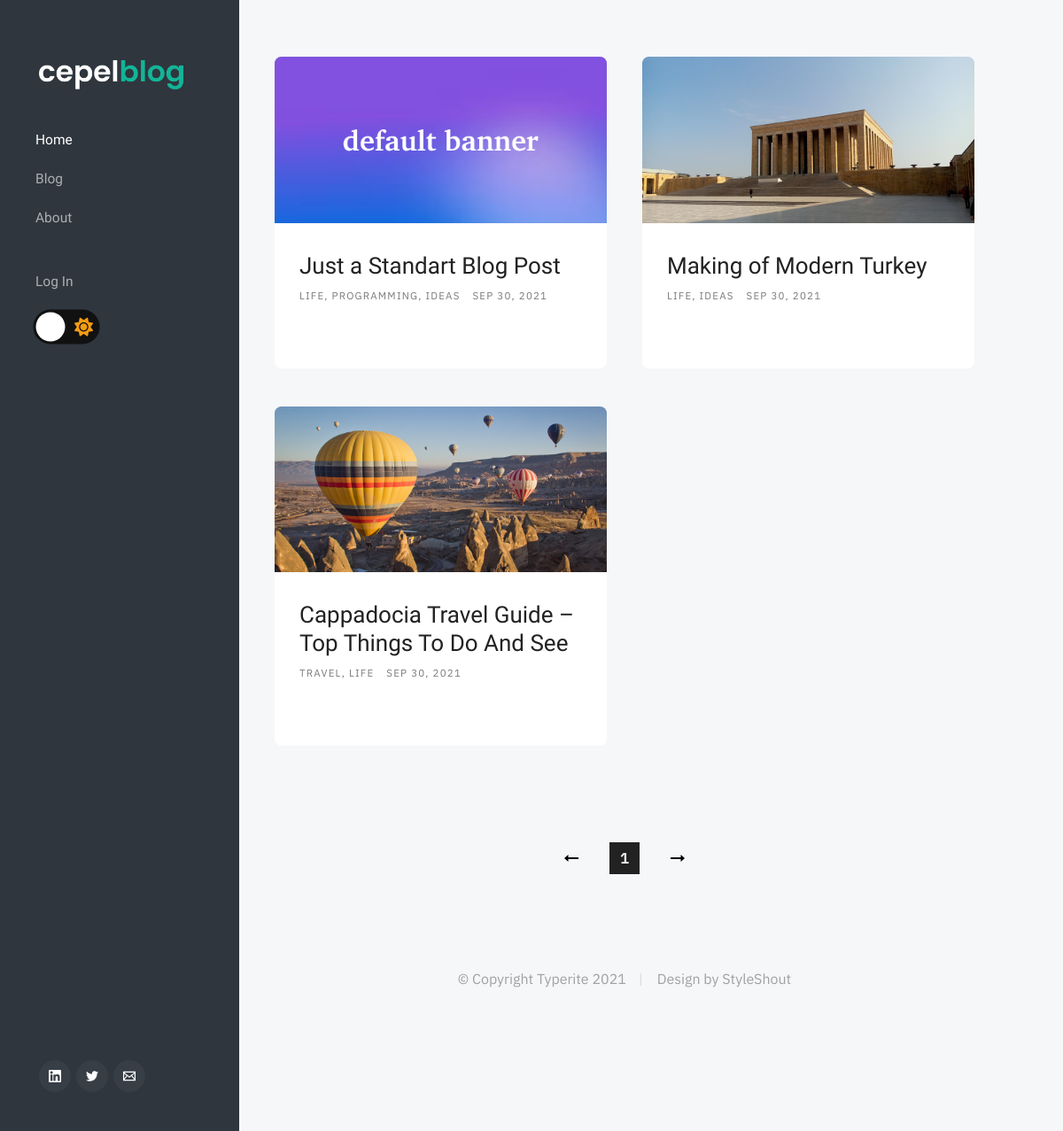
The page /blog/Life on the database its author committed.
### cepelblog/models.py (models this page shows, shortened)
class BlogPost(db.Model):
    __tablename__ = "blogposts"
    users = db.relationship('User')
    tags = db.relationship('Tag', secondary=tag_post_table)
    id = db.Column(db.Integer, primary_key=True)
    user_id = db.Column(db.Integer, db.ForeignKey('users.id'), nullable=True)
    banner_image = db.Column(db.String(64), nullable=False, default='default_banner.png')
    date = db.Column(db.DateTime, nullable=False, default=datetime.utcnow)
    title = db.Column(db.String(140), nullable=False)
    text = db.Column(db.Text, nullable=False)

class Tag(db.Model):
    __tablename__ = "tags"
    id = db.Column(db.Integer, primary_key=True)
    name = db.Column(db.String(64), unique=True)
    def __repr__(self):
        return self.name

### cepelblog/blog_posts/views.py (the view)
@blog_posts.route('/blog/<tag_name>')
def tag(tag_name):
    page = request.args.get('page', 1, type=int)
    blog_posts = BlogPost.query.join(tag_post_table).join(Tag)\
    .filter((tag_post_table.c.post_id == BlogPost.id) & (tag_post_table.c.tag_id == Tag.id) & (Tag.name == tag_name))\
    .order_by(BlogPost.date.desc())\
    .paginate(page=page, per_page=10, error_out=False)
    return render_template('tag_posts.html', blog_posts=blog_posts, tag_name=tag_name)

### cepelblog/templates/tag_posts.html (shortened to what this page needs)
{% extends "base.html" %}
{% block content %}
<div class="masonry">
    {% for post in blog_posts.items %}
    <article class="masonry__brick entry format-standard animate-this">
        <div class="entry__thumb">
            <a href="{{ url_for('blog_posts.blog_post', blog_post_id=post.id) }}" class="entry__thumb-link">
                <img src="{{ url_for('static', filename='blog_banners/'+post.banner_image) }}">
            </a>
        </div>
        <div class="entry__text">
            <div class="entry__header">
                <h2 class="entry__title">
                    <a href="{{ url_for('blog_posts.blog_post', blog_post_id=post.id) }}">
                        {{ post.title }}
                    </a>
                </h2>
                <div class="entry__meta">
                    <span class="entry__meta-cat">
                        {% for tag in post.tags %}
                        <a href="{{ url_for('blog_posts.tag', tag_name=tag) }}">{{ tag }}</a>
                        {% endfor %}
                    </span>
                    <span class="entry__meta-date">
                        <a href="single-standard.html">{{ post.date.strftime('%b %d, %Y') }}</a>
                    </span>
                </div>
            </div>
        </div>
    </article>
    {% endfor %}
</div>
        <div class="row">
            <div class="column large-full">
                <nav class="pgn animate-this">
                    <ul>
                        {% for page_num in blog_posts.iter_pages(left_edge=1, right_edge=1, left_current=2, right_current=2) %}
                            {% if blog_posts.has_prev%}
                                <li><a class="pgn__prev" href="{{ url_for('blog_posts.tag', page=blog_posts.page-1, tag_name=tag_name) }}">Prev</a></li>
                            {% else %}
                                <li><a class="pgn__prev" href="{{ url_for('blog_posts.tag', page=blog_posts.page, tag_name=tag_name) }}">Prev</a></li>
                            {% endif%}
                            {% if blog_posts.page == page_num %}
                                <li><a class="pgn__num current" href="{{ url_for('blog_posts.tag', page=page_num, tag_name=tag_name) }}">{{ page_num }}</a></li>
                            {% elif page_num == none %}
                                <li><span class="pgn__num dots">...</span></li>
                            {% else %}
                                <li><a class="pgn__num" href="{{ url_for('blog_posts.tag', page=page_num, tag_name=tag_name) }}">{{ page_num }}</a></li>
                            {% endif %}
                            {% if blog_posts.has_next %}
                                <li><a class="pgn__next" href="{{ url_for('blog_posts.tag', page=blog_posts.page+1, tag_name=tag_name) }}">Next</a></li>
                            {% else%}
                                <li><a class="pgn__next" href="{{ url_for('blog_posts.tag', page=blog_posts.page, tag_name=tag_name) }}">Next</a></li>
                            {% endif%}
                        {% endfor %}
                    </ul>
                </nav>
            </div>
        </div>
{% endblock %}

### cepelblog/static/css/base.css (style rules this page uses)
html { line-height : 1.15; -webkit-text-size-adjust : 100%; }
body { margin : 0; }
a { background-color : transparent; }
img { border-style : none; }
html { font-size : 62.5%; box-sizing : border-box; }
*, *::before, *::after { box-sizing : inherit; }
body { font-weight : normal; line-height : 1; word-wrap : break-word; -moz-font-smoothing : grayscale; -moz-osx-font-smoothing : grayscale; -webkit-font-smoothing : antialiased; -webkit-overflow-scrolling : touch; -webkit-text-size-adjust : none; }
svg, img, video embed, iframe, object { max-width : 100%; height : auto; }
div, dl, dt, dd, ul, ol, li, h1, h2, h3, h4, h5, h6, pre, form, p, blockquote, th, td { margin : 0; padding : 0; }
ol, ul { list-style : none; }
li { display : block; }
a { text-decoration : none; line-height : inherit; }
a img { border : none; }
.row { width : 89%; max-width : 1200px; margin : 0 auto; display : -ms-flexbox; display : -webkit-flex; display : flex; -webkit-flex-flow : row wrap; -ms-flex-flow : row wrap; flex-flow : row wrap; }
.column { -webkit-flex : 1 1 0%; -ms-flex : 1 1 0%; flex : 1 1 0%; padding : 0 20px; }
.large-12, .large-full { -webkit-flex : 0 0 100%; -ms-flex : 0 0 100%; flex : 0 0 100%; max-width : 100%; }
@media screen and (max-width: 1200px) { .column { padding : 0 16px; } }

### cepelblog/static/css/style.css (style rules this page uses)
.masonry .entry__thumb { border-radius: 0.75rem 0.75rem 0rem 0rem; }
.masonry__brick { padding: 0rem 2rem 0rem 2rem; }
body { --text-color: #222; --bkg-color: #f6f7f8; --blog-bg-color: white; --content-color: rgb(41, 41, 41); }
body { background: var(--bkg-color); color: var(--text-color); }
.entry__content h1, h2, h3, h4, h5, h6, blockquote p, ul li, p { color: var(--text-color); }
.masonry .entry__text { background-color: var(--blog-bg-color); border-radius: 0rem 0rem 0.75rem 0.75rem; }
.masonry .entry__title a { color: var(--text-color); }
.masonry .entry__meta a { color: var(--text-color); opacity: 0.6; }
.pgn__num { color: var(--text-color); }
* { box-sizing: border-box; }
body { transition: background 0.2s linear; }
.pgn .current, .pgn .current:hover { background-color: var(--text-color); color: var(--bkg-color); }
.pgn__prev { background-image: url('../img/icons/icon-arrow-left.svg'); }
.pgn__next { background-image: url('../img/icons/icon-arrow-right.svg'); }

### rows shown on the page
BlogPost: banner_image (placeholder picture), title "Just a Standart Blog Post", date "SEP 30, 2021"
Tag: name "LIFE"
Tag: name "PROGRAMMING"
Tag: name "IDEAS"
BlogPost: banner_image (picture), title "Making of Modern Turkey", date "SEP 30, 2021"
BlogPost: banner_image (picture), title "Cappadocia Travel Guide – Top Things To Do And See", date "SEP 30, 2021"
Tag: name "TRAVEL"

### other values the page prints
{{ page_num }} "1"
